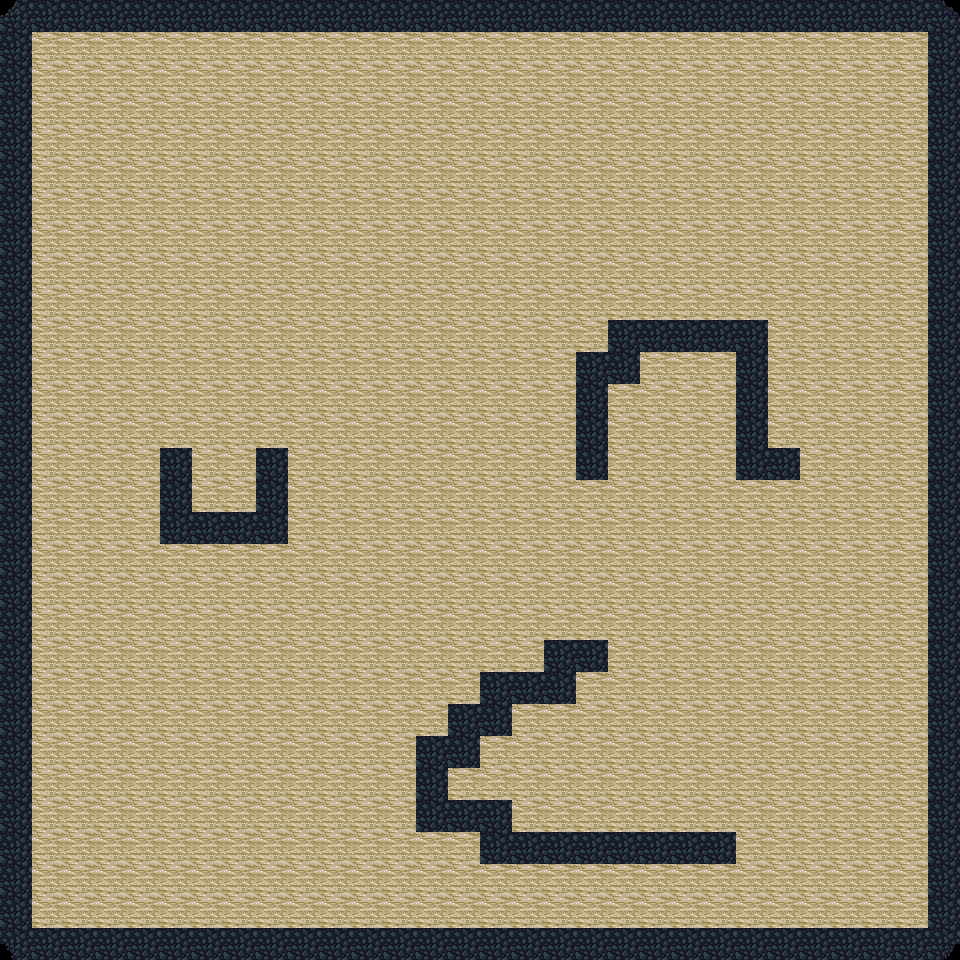

This game map was drawn from its Tiled (.tmx) file and the tilesets committed beside it. A one-line description and the trimmed map source follow:
An orthogonal 30x30 tile map with 32x32 px tiles, 2 tile layers (Слой тайлов 1, Слой тайлов 2).

<map version="1.9" tiledversion="1.9.0" orientation="orthogonal" renderorder="right-down" width="30" height="30" tilewidth="32" tileheight="32" infinite="0" nextlayerid="3" nextobjectid="1">
 <tileset firstgid="1" source="tiles.tsx" />
 <layer id="1" name="Слой тайлов 1" width="30" height="30">
  <data>[900 cells, 784 non-empty, 1 distinct tile ids]</data>
 </layer>
 <layer id="2" name="Слой тайлов 2" width="30" height="30">
  <properties>
   <property name="blocked" value="true" />
  </properties>
  <data>[900 cells, 160 non-empty, 5 distinct tile ids]</data>
 </layer>
</map>
